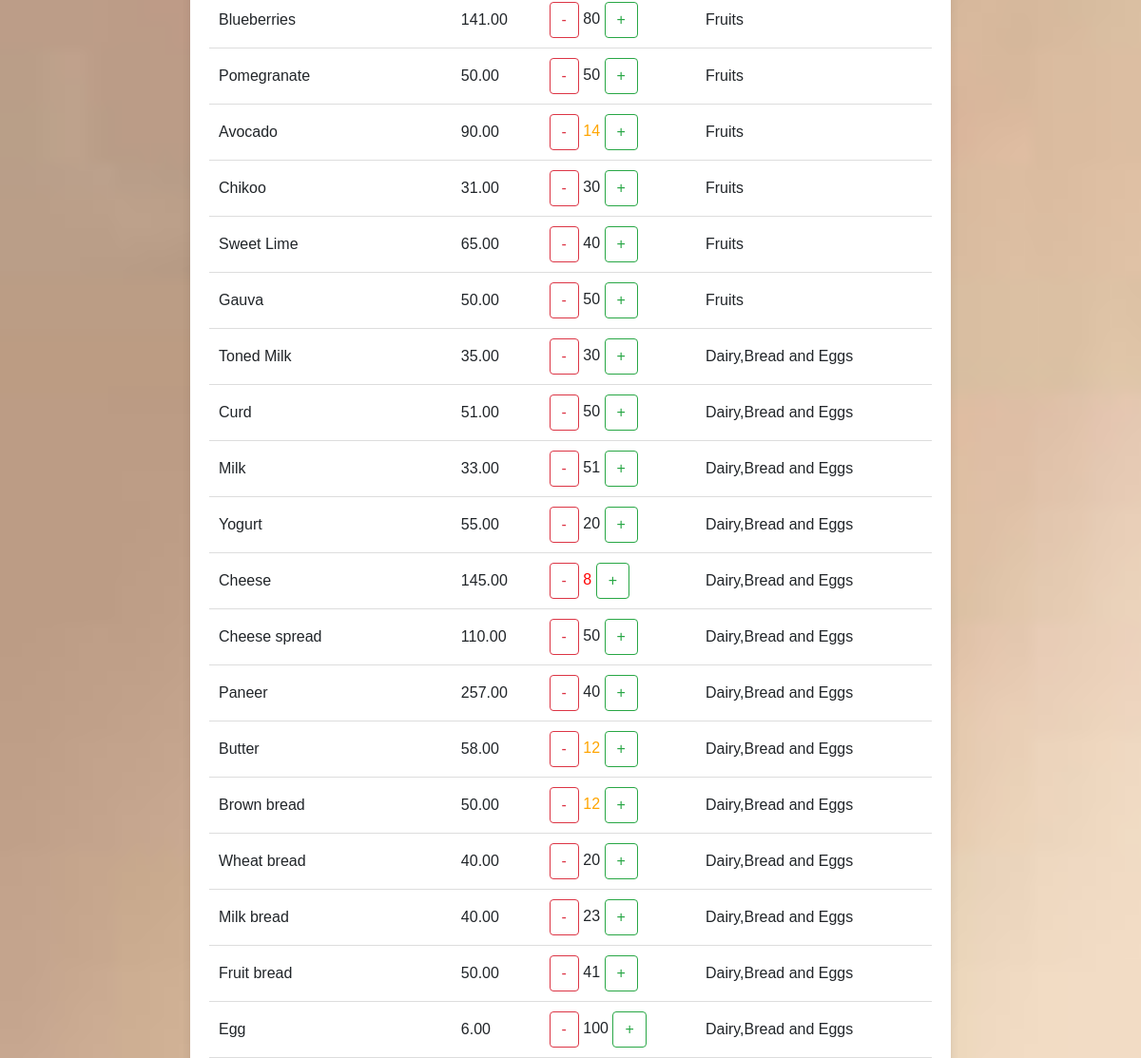
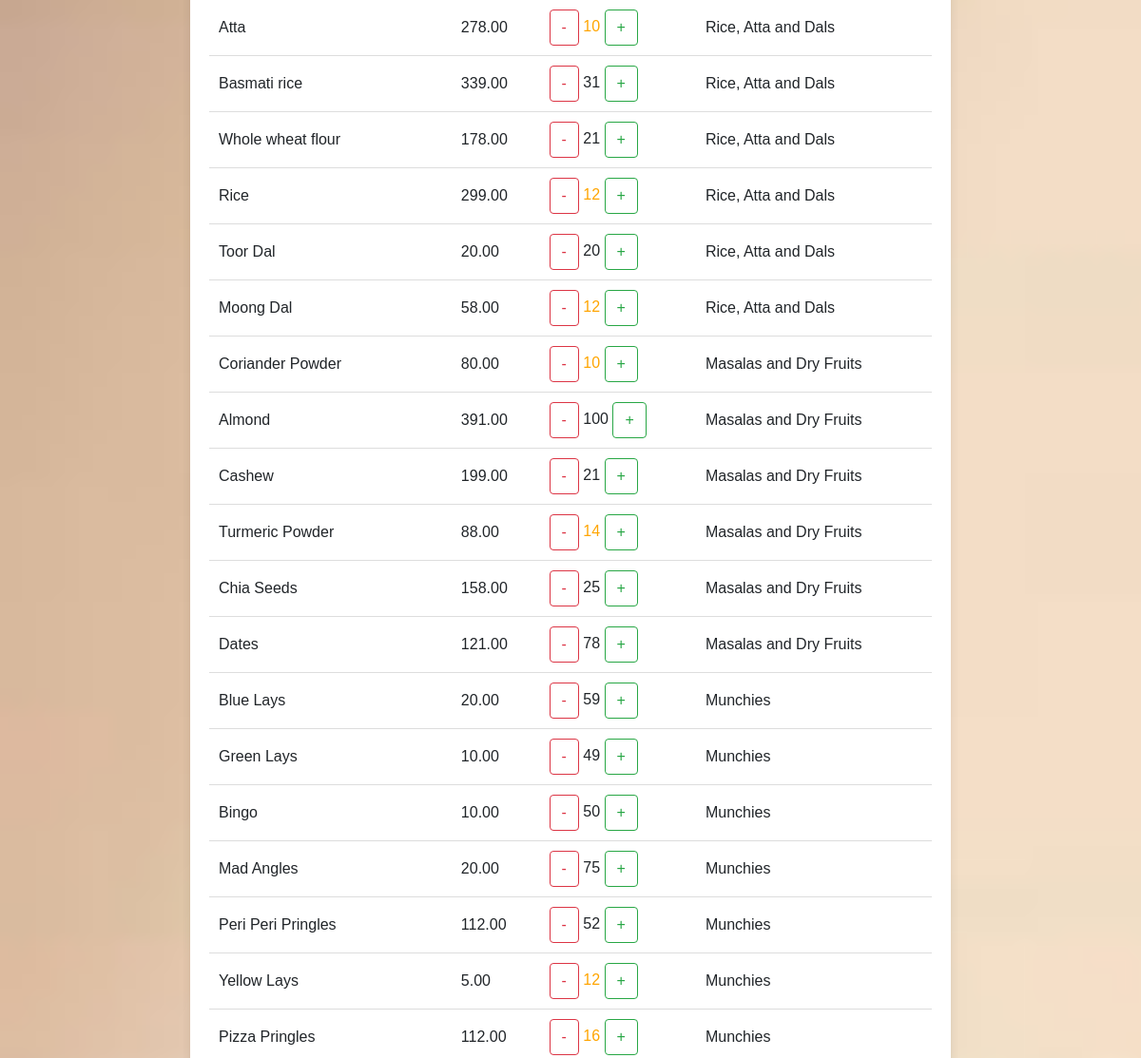
The page /list/ (middle part) on the database as committed earlier (2 pictures, top to bottom).
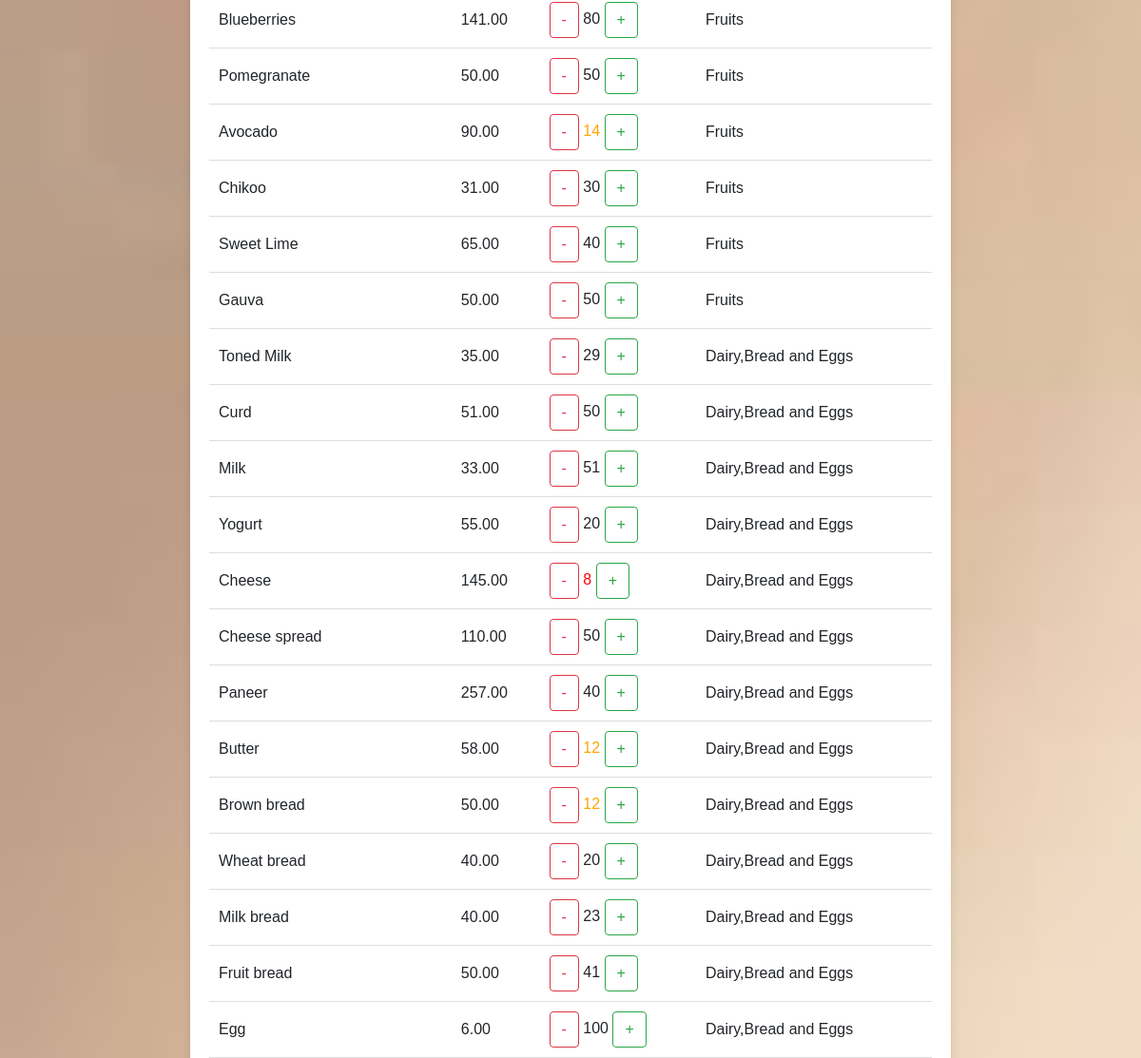
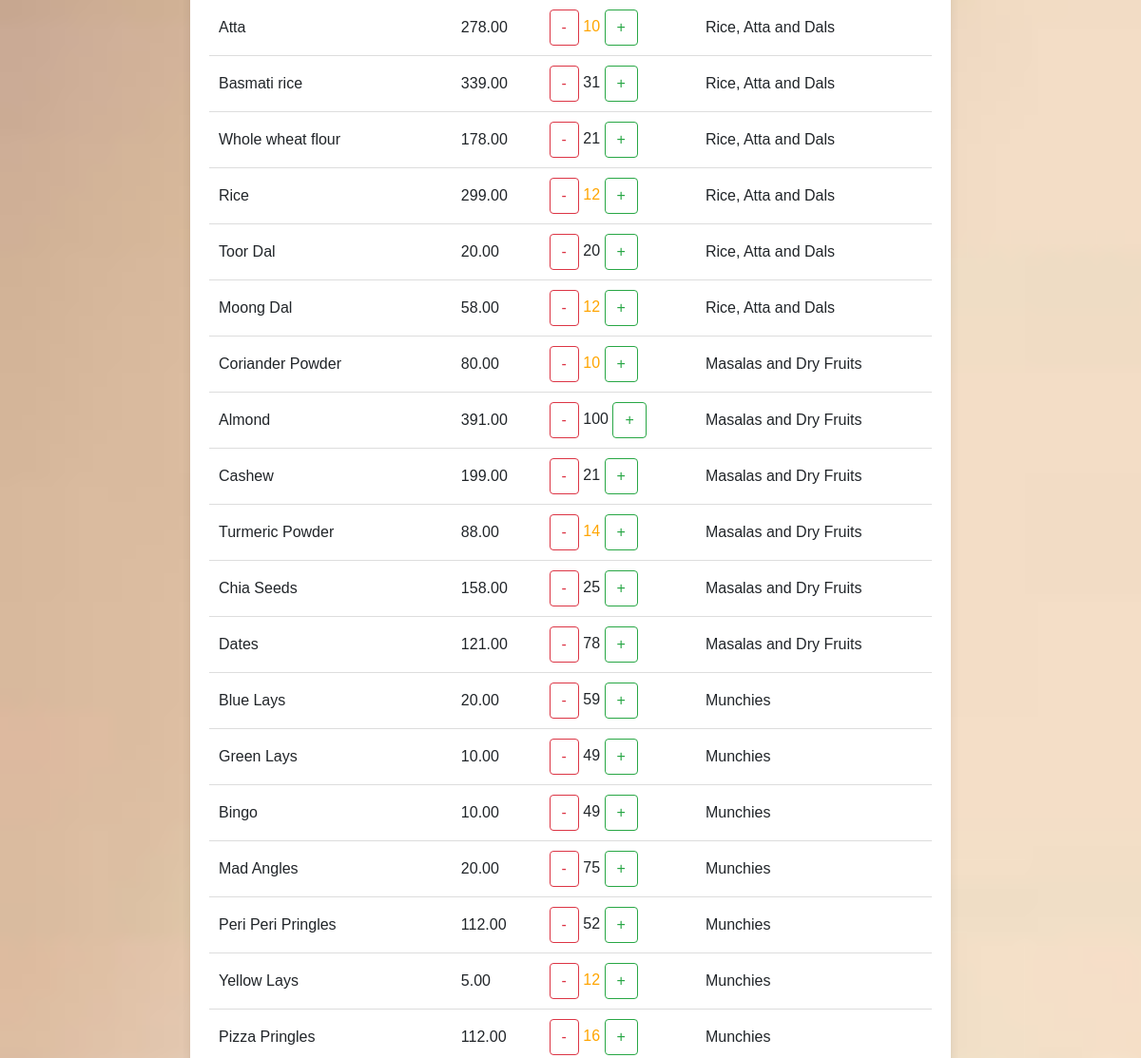
The same page on the database as committed later (2 pictures, top to bottom).
### InventoryApp/models.py (models this page shows)
class Products(models.Model):
    pname = models.CharField(max_length=30, unique=True)
    price = models.DecimalField(max_digits=10, decimal_places=2)
    quantity = models.IntegerField()
    category_id=models.IntegerField()
    category = models.CharField(max_length=50)

### InventoryApp/views.py (the view)
# urls.py: path('list/',views.itemslist,name='list'),
def itemslist(request):
    a=Products.objects.all()
    return render(request,'itemslist.html',{'list':a})

### InventoryApp/templates/itemslist.html (shortened to what this page needs)
{% load static %}
<!DOCTYPE html>
<html lang="en">
<head>
    <link rel="stylesheet" type="text/css" href="{% static 'css/bootstrap.min.css' %}">
</head>
<body>
      <br>
    <div class="container">
        <table id="productTable">
            <tbody id="productTableBody">
                {% for product in list %}
                <tr>
                    <td>{{ product.pname }}</td>
                    <td>{{ product.price }}</td>
                    <td class="{% if product.quantity < 10 %}low-quantity{% elif product.quantity >= 10 and product.quantity < 20 %}medium-quantity{% else %}high-quantity{% endif %}">
                        <a href="{% url 'minus' product.id %}" class="btn btn-outline-danger">-</a>
                        <span>{{ product.quantity }}</span>
                        <a href="{% url 'add' product.id %}" class="btn btn-outline-success ">+</a>
                    </td>
                    <td class="category">{{ product.category }}</td>
                </tr>
                {% endfor %}
            </tbody>
        </table>
    </div>
</body>
</html>

Rows that differ between the two databases and show on the page:
changed Products "Toned Milk": quantity "30" → "29"
changed Products "Bingo": quantity "50" → "49"
